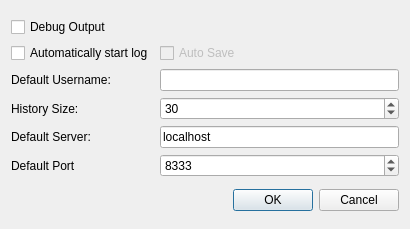
<?xml version="1.0" encoding="UTF-8"?>
<ui version="4.0">
 <class>BeeMasterOptions</class>
 <widget class="QDialog" name="BeeMasterOptions">
  <property name="geometry">
   <rect>
    <x>0</x>
    <y>0</y>
    <width>410</width>
    <height>229</height>
   </rect>
  </property>
  <property name="windowTitle">
   <string>Bee Draw Options</string>
  </property>
  <layout class="QVBoxLayout">
   <item>
    <layout class="QGridLayout">
     <item row="1" column="0">
      <widget class="QCheckBox" name="autolog_checkBox">
       <property name="text">
        <string>Automatically start log</string>
       </property>
      </widget>
     </item>
     <item row="2" column="0">
      <widget class="QLabel" name="label">
       <property name="text">
        <string>Default Username:</string>
       </property>
      </widget>
     </item>
     <item row="2" column="1">
      <widget class="QLineEdit" name="username_entry">
       <property name="maxLength">
        <number>32</number>
       </property>
      </widget>
     </item>
     <item row="1" column="1">
      <widget class="QCheckBox" name="autosave_checkBox">
       <property name="enabled">
        <bool>false</bool>
       </property>
       <property name="text">
        <string>Auto Save</string>
       </property>
      </widget>
     </item>
     <item row="0" column="0">
      <widget class="QCheckBox" name="debug_checkBox">
       <property name="text">
        <string>Debug Output</string>
       </property>
      </widget>
     </item>
     <item row="3" column="0">
      <widget class="QLabel" name="label_2">
       <property name="text">
        <string>History Size:</string>
       </property>
      </widget>
     </item>
     <item row="3" column="1">
      <widget class="QSpinBox" name="history_size_box">
       <property name="value">
        <number>30</number>
       </property>
      </widget>
     </item>
     <item row="4" column="0">
      <widget class="QLabel" name="label_3">
       <property name="text">
        <string>Default Server:</string>
       </property>
      </widget>
     </item>
     <item row="5" column="0">
      <widget class="QLabel" name="label_4">
       <property name="text">
        <string>Default Port</string>
       </property>
      </widget>
     </item>
     <item row="4" column="1">
      <widget class="QLineEdit" name="server_entry">
       <property name="text">
        <string>localhost</string>
       </property>
      </widget>
     </item>
     <item row="5" column="1">
      <widget class="QSpinBox" name="port_spinBox">
       <property name="maximum">
        <number>65535</number>
       </property>
       <property name="value">
        <number>8333</number>
       </property>
      </widget>
     </item>
    </layout>
   </item>
   <item>
    <widget class="QDialogButtonBox" name="buttonBox">
     <property name="orientation">
      <enum>Qt::Horizontal</enum>
     </property>
     <property name="standardButtons">
      <set>QDialogButtonBox::Cancel|QDialogButtonBox::Ok</set>
     </property>
    </widget>
   </item>
  </layout>
 </widget>
 <resources/>
 <connections>
  <connection>
   <sender>buttonBox</sender>
   <signal>accepted()</signal>
   <receiver>BeeMasterOptions</receiver>
   <slot>accept()</slot>
   <hints>
    <hint type="sourcelabel">
     <x>248</x>
     <y>254</y>
    </hint>
    <hint type="destinationlabel">
     <x>157</x>
     <y>274</y>
    </hint>
   </hints>
  </connection>
  <connection>
   <sender>buttonBox</sender>
   <signal>rejected()</signal>
   <receiver>BeeMasterOptions</receiver>
   <slot>reject()</slot>
   <hints>
    <hint type="sourcelabel">
     <x>316</x>
     <y>260</y>
    </hint>
    <hint type="destinationlabel">
     <x>286</x>
     <y>274</y>
    </hint>
   </hints>
  </connection>
 </connections>
</ui>
